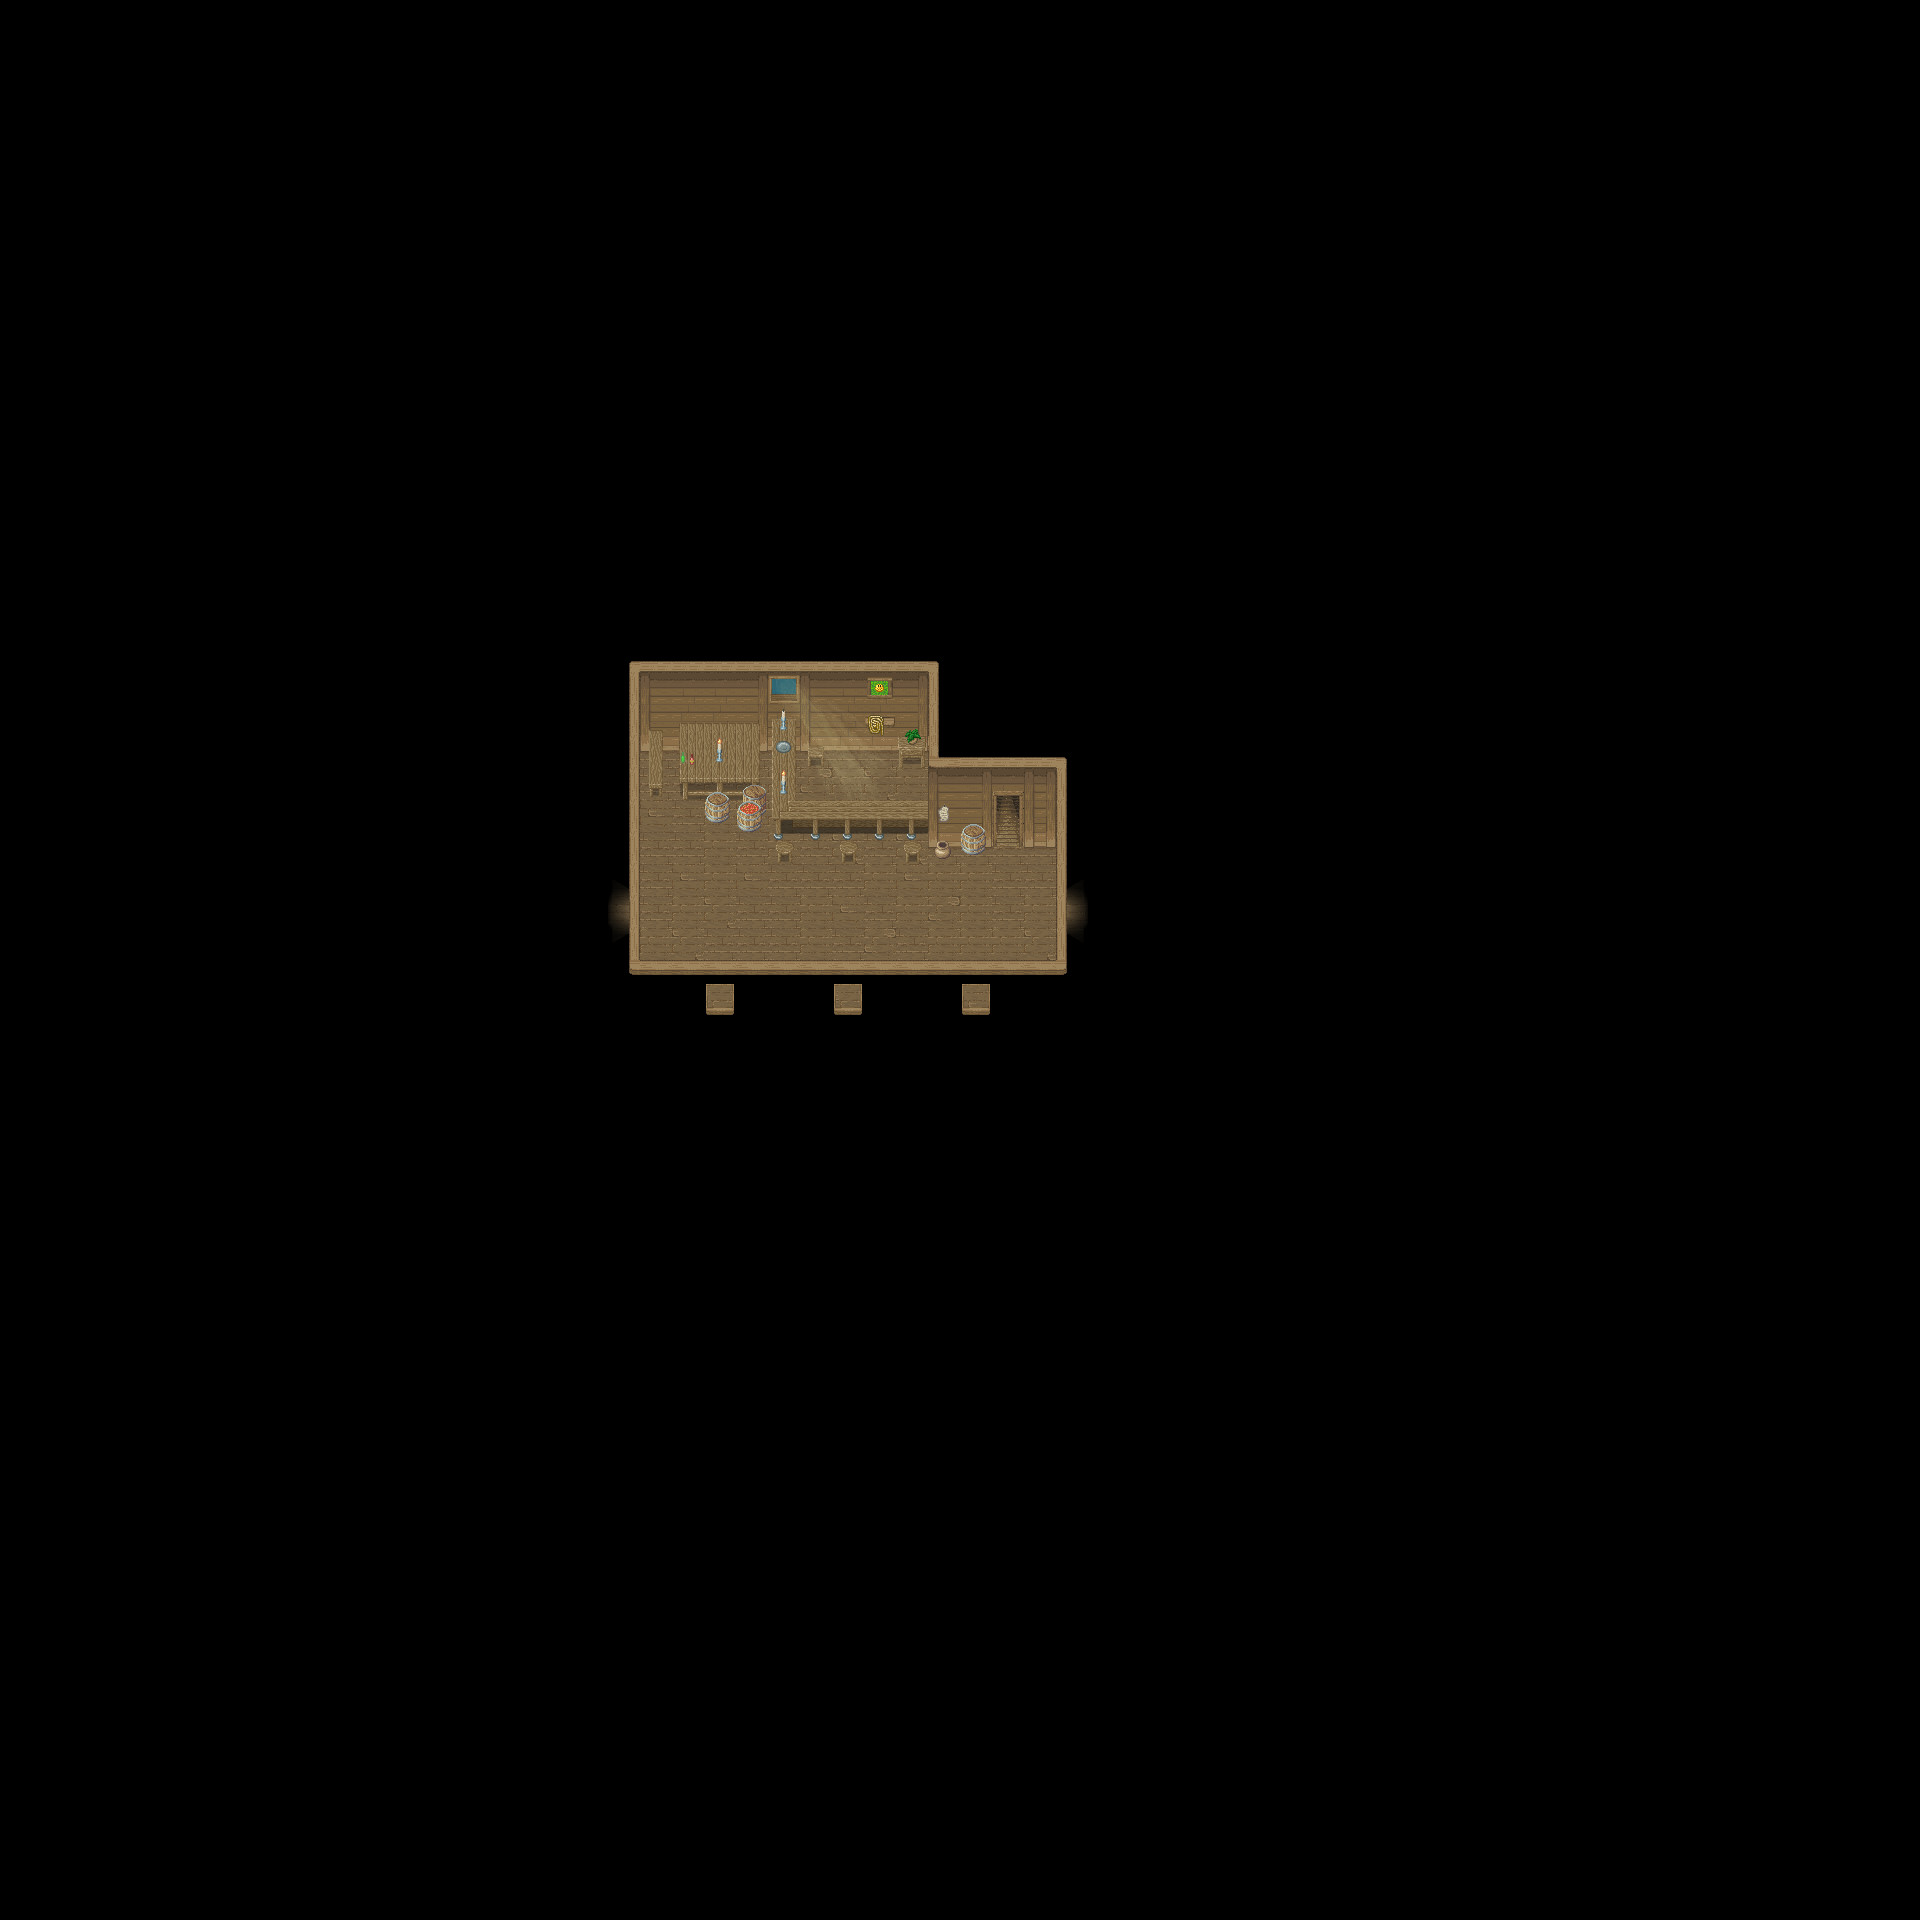

Rendered tile map (Tiled .tmx) drawn with the repository's tilesets; below, a short description and the map source with its tile grids summarised:
An orthogonal 60x60 tile map with 32x32 px tiles, 5 tile layers (Ground, Ground 2, Fringe, Over, ...), 7 tilesets and 4 objects (3x Warp, Spawn).

<map version="1.10" tiledversion="1.11.2" orientation="orthogonal" renderorder="right-down" compressionlevel="0" width="60" height="60" tilewidth="32" tileheight="32" infinite="0" nextlayerid="8" nextobjectid="8">
 <properties>
  <property name="ambient" value="Lighting" />
  <property name="ambientintensity" type="float" value="0.9" />
  <property name="license" value="CC BY-SA 4.0" />
  <property name="music" value="LaJohanne" />
  <property name="name" value="Ship First Deck" />
 </properties>
 <tileset firstgid="1" source="../../graphics/tilesets/generic/ship/indoor/Indoor.tsx" />
 <tileset firstgid="129" source="../../graphics/tilesets/generic/ship/indoor/Fringe.tsx" />
 <tileset firstgid="385" source="../../graphics/tilesets/generic/ship/indoor/Candle x1x2.tsx" />
 <tileset firstgid="397" source="../../graphics/tilesets/isles/tropical/Box.tsx" />
 <tileset firstgid="433" source="../../graphics/tilesets/generic/Collision.tsx" />
 <tileset firstgid="449" source="../../graphics/tilesets/isles/tropical/Box x1x2.tsx" />
 <tileset firstgid="457" source="../../graphics/tilesets/generic/ship/indoor/Sunlight x1x5.tsx" />
 <layer id="1" name="Ground" width="60" height="60">
  <data>[3600 cells, 3600 non-empty, 22 distinct tile ids]</data>
 </layer>
 <layer id="2" name="Ground 2" width="60" height="60">
  <data>[3600 cells, 37 non-empty, 29 distinct tile ids]</data>
 </layer>
 <layer id="3" name="Fringe" width="60" height="60">
  <data>[3600 cells, 19 non-empty, 15 distinct tile ids]</data>
 </layer>
 <layer id="4" name="Over" width="60" height="60">
  <data>[3600 cells, 124 non-empty, 17 distinct tile ids]</data>
 </layer>
 <layer id="5" name="Collision" width="60" height="60">
  <data>[3600 cells, 3519 non-empty, 2 distinct tile ids]</data>
 </layer>
 <objectgroup id="7" name="Object">
  <object id="1" name="ToOutside" type="Warp" x="608" y="896">
   <properties>
    <property name="dest_map" value="Ocean" />
    <property name="dest_pos_x" type="int" value="71" />
    <property name="dest_pos_y" type="int" value="55" />
   </properties>
   <polygon points="0,0 0,32 32,32 32,0" />
  </object>
  <object id="2" name="To Nard's Room" type="Warp" x="1056" y="896">
   <properties>
    <property name="dest_map" value="Ship Nard's Room" />
    <property name="dest_pos_x" type="int" value="22" />
    <property name="dest_pos_y" type="int" value="27" />
   </properties>
   <polygon points="0,0 0,32 32,32 32,0" />
  </object>
  <object id="3" name="To Second Deck" type="Warp" x="992.5" y="802">
   <properties>
    <property name="dest_map" value="Ship Second Deck" />
    <property name="dest_pos_x" type="int" value="72" />
    <property name="dest_pos_y" type="int" value="29" />
   </properties>
   <polygon points="0,0 0,46.5 32,46.5 32,0" />
  </object>
  <object id="7" name="StaticObject" type="Spawn" x="942" y="825">
   <properties>
    <property name="nick" value="Ô Mana" />
    <property name="player_script" value="ship/JohanneLaLiberte-OMana.gd" />
    <property name="type" value="Npc" />
   </properties>
  </object>
 </objectgroup>
</map>
